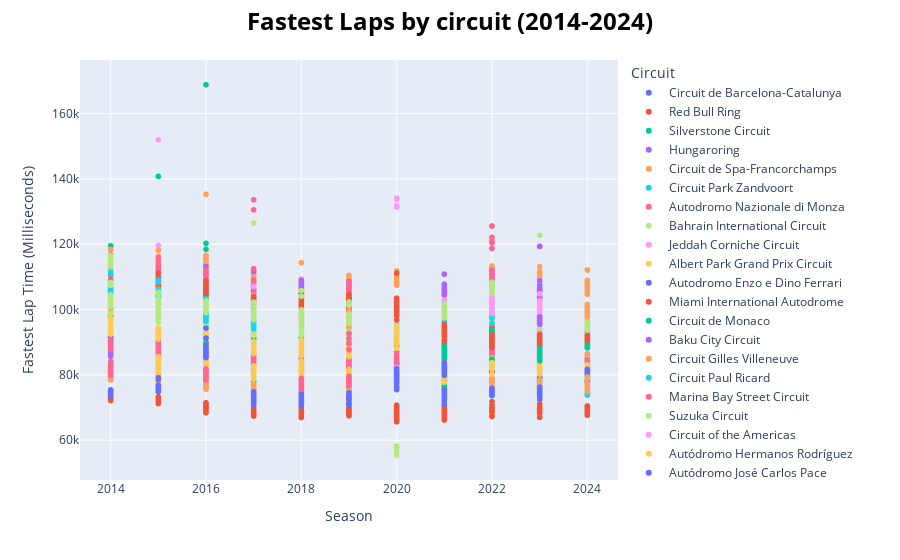

Write notebook code for a chart like this one.
### Markdown cell above
The above graph is good to give an idea of how fast the cars run. We can see that the cars are getting faster and that the Red Bull Ring is the one with the shortest lap of the calendar. 

In the graph below we can see the fastest lap by driver and filter by circuit using the legend.

### Code cell
# Filter data
From_Season = 2014
DF = ResultsDF[(ResultsDF["season"] >= From_Season)]

fig = px.scatter(DF, x='season', y='fastestlap.time.in_milliseconds',color='circuit.circuitname',hover_data=['constructor.name','driverid'])

# Update layout
fig.update_layout(xaxis_title="Season",
                  yaxis_title="Fastest Lap Time (Milliseconds)",
                  title_text=f"Fastest Laps by circuit (2014-2024)",
                  title_font=dict(size=24, color='black', weight='bold'), 
                  title_x=0.5,
                  legend_title="Circuit")

# Show the interactive plot
fig.show()

### Figure 1 — Plotly figure (JSON) as saved in the notebook; plotly's stock layout.template omitted (floating-point values rounded to 4 significant figures; data arrays with more than 128 entries replaced by an {"elided": "..."} marker saying what was removed)
{"data": [{"customdata": {"elided": "244x2 str values"}, "hovertemplate": "circuit.circuitname=Circuit de Barcelona-Catalunya<br>season=%{x}<br>fastestlap.time.in_milliseconds=%{y}<br>constructor.name=%{customdata[0]}<br>driverid=%{customdata[1]}<extra></extra>", "legendgroup": "Circuit de Barcelona-Catalunya", "marker": {"color": "#636efa", "symbol": "circle"}, "mode": "markers", "name": "Circuit de Barcelona-Catalunya", "showlegend": true, "type": "scattergl", "x": {"elided": "244 int values"}, "xaxis": "x", "y": {"elided": "244 int values"}, "yaxis": "y"}, {"customdata": {"elided": "284x2 str values"}, "hovertemplate": "circuit.circuitname=Red Bull Ring<br>season=%{x}<br>fastestlap.time.in_milliseconds=%{y}<br>constructor.name=%{customdata[0]}<br>driverid=%{customdata[1]}<extra></extra>", "legendgroup": "Red Bull Ring", "marker": {"color": "#EF553B", "symbol": "circle"}, "mode": "markers", "name": "Red Bull Ring", "showlegend": true, "type": "scattergl", "x": {"elided": "284 int values"}, "xaxis": "x", "y": {"elided": "284 int values"}, "yaxis": "y"}, {"customdata": {"elided": "264x2 str values"}, "hovertemplate": "circuit.circuitname=Silverstone Circuit<br>season=%{x}<br>fastestlap.time.in_milliseconds=%{y}<br>constructor.name=%{customdata[0]}<br>driverid=%{customdata[1]}<extra></extra>", "legendgroup": "Silverstone Circuit", "marker": {"color": "#00cc96", "symbol": "circle"}, "mode": "markers", "name": "Silverstone Circuit", "showlegend": true, "type": "scattergl", "x": {"elided": "264 int values"}, "xaxis": "x", "y": {"elided": "264 int values"}, "yaxis": "y"}, {"customdata": {"elided": "244x2 str values"}, "hovertemplate": "circuit.circuitname=Hungaroring<br>season=%{x}<br>fastestlap.time.in_milliseconds=%{y}<br>constructor.name=%{customdata[0]}<br>driverid=%{customdata[1]}<extra></extra>", "legendgroup": "Hungaroring", "marker": {"color": "#ab63fa", "symbol": "circle"}, "mode": "markers", "name": "Hungaroring", "showlegend": true, "type": "scattergl", "x": {"elided": "244 int values"}, "xaxis": "x", "y": {"elided": "244 int values"}, "yaxis": "y"}, {"customdata": {"elided": "244x2 str values"}, "hovertemplate": "circuit.circuitname=Circuit de Spa-Francorchamps<br>season=%{x}<br>fastestlap.time.in_milliseconds=%{y}<br>constructor.name=%{customdata[0]}<br>driverid=%{customdata[1]}<extra></extra>", "legendgroup": "Circuit de Spa-Francorchamps", "marker": {"color": "#FFA15A", "symbol": "circle"}, "mode": "markers", "name": "Circuit de Spa-Francorchamps", "showlegend": true, "type": "scattergl", "x": {"elided": "244 int values"}, "xaxis": "x", "y": {"elided": "244 int values"}, "yaxis": "y"}, {"customdata": {"elided": "100x2 str values"}, "hovertemplate": "circuit.circuitname=Circuit Park Zandvoort<br>season=%{x}<br>fastestlap.time.in_milliseconds=%{y}<br>constructor.name=%{customdata[0]}<br>driverid=%{customdata[1]}<extra></extra>", "legendgroup": "Circuit Park Zandvoort", "marker": {"color": "#19d3f3", "symbol": "circle"}, "mode": "markers", "name": "Circuit Park Zandvoort", "showlegend": true, "type": "scattergl", "x": [2024, 2024, 2024, 2024, 2024, 2024, 2024, 2024, 2024, 2024, 2024, 2024, 2024, 2024, 2024, 2024, 2024, 2024, 2024, 2024, 2022, 2022, 2022, 2022, 2022, 2022, 2022, 2022, 2022, 2022, 2022, 2022, 2022, 2022, 2022, 2022, 2022, 2022, 2022, 2022, 2023, 2023, 2023, 2023, 2023, 2023, 2023, 2023, 2023, 2023, 2023, 2023, 2023, 2023, 2023, 2023, 2023, 2023, 2023, 2023, 2024, 2024, 2024, 2024, 2024, 2024, 2024, 2024, 2024, 2024, 2024, 2024, 2024, 2024, 2024, 2024, 2024, 2024, 2024, 2024, 2021, 2021, 2021, 2021, 2021, 2021, 2021, 2021, 2021, 2021, 2021, 2021, 2021, 2021, 2021, 2021, 2021, 2021, 2021, 2021], "xaxis": "x", "y": [73817, 74752, 74585, 74237, 74117, 74587, 73927, 73878, 74855, 74758, 75657, 75222, 75255, 74434, 75390, 75539, 75552, 74954, 75822, 75724, 73652, 73671, 74413, 73854, 74404, 74144, 74706, 74643, 75084, 75043, 75165, 75534, 75233, 74862, 75369, 75940, 75577, 76066, 76844, 77138, 73889, 73837, 74441, 74231, 74934, 73904, 74390, 74468, 74299, 74570, 75171, 74472, 74820, 74698, 76253, 75489, 75124, 75417, 77277, 77399, 73817, 74752, 74585, 74237, 74117, 74587, 73927, 73878, 74855, 74758, 75657, 75222, 75255, 74434, 75390, 75539, 75552, 74954, 75822, 75724, 73275, 71097, 72549, 74818, 74780, 74323, 75260, 73461, 74675, 74236, 74920, 75611, 73958, 75125, 75442, 75790, 75628, 75927, 75783, 76066], "yaxis": "y"}, {"customdata": {"elided": "244x2 str values"}, "hovertemplate": "circuit.circuitname=Autodromo Nazionale di Monza<br>season=%{x}<br>fastestlap.time.in_milliseconds=%{y}<br>constructor.name=%{customdata[0]}<br>driverid=%{customdata[1]}<extra></extra>", "legendgroup": "Autodromo Nazionale di Monza", "marker": {"color": "#FF6692", "symbol": "circle"}, "mode": "markers", "name": "Autodromo Nazionale di Monza", "showlegend": true, "type": "scattergl", "x": {"elided": "244 int values"}, "xaxis": "x", "y": {"elided": "244 int values"}, "yaxis": "y"}, {"customdata": {"elided": "249x2 str values"}, "hovertemplate": "circuit.circuitname=Bahrain International Circuit<br>season=%{x}<br>fastestlap.time.in_milliseconds=%{y}<br>constructor.name=%{customdata[0]}<br>driverid=%{customdata[1]}<extra></extra>", "legendgroup": "Bahrain International Circuit", "marker": {"color": "#B6E880", "symbol": "circle"}, "mode": "markers", "name": "Bahrain International Circuit", "showlegend": true, "type": "scattergl", "x": {"elided": "249 int values"}, "xaxis": "x", "y": {"elided": "249 int values"}, "yaxis": "y"}, {"customdata": {"elided": "86x2 str values"}, "hovertemplate": "circuit.circuitname=Jeddah Corniche Circuit<br>season=%{x}<br>fastestlap.time.in_milliseconds=%{y}<br>constructor.name=%{customdata[0]}<br>driverid=%{customdata[1]}<extra></extra>", "legendgroup": "Jeddah Corniche Circuit", "marker": {"color": "#FF97FF", "symbol": "circle"}, "mode": "markers", "name": "Jeddah Corniche Circuit", "showlegend": true, "type": "scattergl", "x": [2022, 2022, 2022, 2022, 2022, 2022, 2022, 2022, 2022, 2022, 2022, 2022, 2022, 2022, 2022, 2022, 2022, 2022, 2022, 2022, 2023, 2023, 2023, 2023, 2023, 2023, 2023, 2023, 2023, 2023, 2023, 2023, 2023, 2023, 2023, 2023, 2023, 2023, 2023, 2023, 2024, 2024, 2024, 2024, 2024, 2024, 2024, 2024, 2024, 2024, 2024, 2024, 2024, 2024, 2024, 2024, 2024, 2024, 2024, 2024, 2021, 2021, 2021, 2021, 2021, 2021, 2021, 2021, 2021, 2021, 2021, 2021, 2021, 2021, 2021, 2021, 2021, 2021, 2021, 2021, 2022, 2022, 2022, 2022, 2022, 2022], "xaxis": "x", "y": [91772, 91634, 91905, 92042, 92821, 93103, 92753, 93468, 92779, 92997, 93924, 93651, 94446, 94368, 93979, 93831, 94487, 97530, null, null, 92188, 91906, 92240, 92433, 92941, 92822, 93056, 93222, 93392, 93374, 93931, 93780, 93894, 93609, 94287, 94469, 94122, 94384, 95567, 95140, 91773, 92273, 91632, 92310, 92387, 92254, 92186, 91944, 91746, 92366, 92307, 92338, 93481, 93523, 93026, 93323, 92706, 92208, 95560, null, 90734, 91488, 91408, 91797, 92716, 92297, 91601, 91851, 92865, 91914, 92804, 92751, 91633, 92506, 92778, 94030, 94138, 97043, 96130, 96043, 92821, 93924, 94368, 93979, 93831, 94487], "yaxis": "y"}, {"customdata": {"elided": "184x2 str values"}, "hovertemplate": "circuit.circuitname=Albert Park Grand Prix Circuit<br>season=%{x}<br>fastestlap.time.in_milliseconds=%{y}<br>constructor.name=%{customdata[0]}<br>driverid=%{customdata[1]}<extra></extra>", "legendgroup": "Albert Park Grand Prix Circuit", "marker": {"color": "#FECB52", "symbol": "circle"}, "mode": "markers", "name": "Albert Park Grand Prix Circuit", "showlegend": true, "type": "scattergl", "x": {"elided": "184 int values"}, "xaxis": "x", "y": {"elided": "184 int values"}, "yaxis": "y"}, {"customdata": {"elided": "80x2 str values"}, "hovertemplate": "circuit.circuitname=Autodromo Enzo e Dino Ferrari<br>season=%{x}<br>fastestlap.time.in_milliseconds=%{y}<br>constructor.name=%{customdata[0]}<br>driverid=%{customdata[1]}<extra></extra>", "legendgroup": "Autodromo Enzo e Dino Ferrari", "marker": {"color": "#636efa", "symbol": "circle"}, "mode": "markers", "name": "Autodromo Enzo e Dino Ferrari", "showlegend": true, "type": "scattergl", "x": [2022, 2022, 2022, 2022, 2022, 2022, 2022, 2022, 2022, 2022, 2022, 2022, 2022, 2022, 2022, 2022, 2022, 2022, 2022, 2022, 2024, 2024, 2024, 2024, 2024, 2024, 2024, 2024, 2024, 2024, 2024, 2024, 2024, 2024, 2024, 2024, 2024, 2024, 2024, 2024, 2020, 2020, 2020, 2020, 2020, 2020, 2020, 2020, 2020, 2020, 2020, 2020, 2020, 2020, 2020, 2020, 2020, 2020, 2020, 2020, 2021, 2021, 2021, 2021, 2021, 2021, 2021, 2021, 2021, 2021, 2021, 2021, 2021, 2021, 2021, 2021, 2021, 2021, 2021, 2021], "xaxis": "x", "y": [78446, 78949, 80903, 80962, 80758, 78574, 80544, 81211, 81238, 81750, 81757, 81713, 81419, 81887, 81286, 81338, 78999, 81577, 99685, null, 80366, 79994, 79935, 79907, 80220, 80331, 78589, 79686, 80570, 80936, 81700, 81009, 81569, 81304, 81016, 81371, 81229, 81455, 79004, 81274, 75484, 75902, 77552, 77666, 78173, 78084, 78118, 78069, 78088, 78794, 78719, 77767, 78360, 78822, 76177, 78811, 77637, 79273, 79606, 80403, 77524, 76702, 78259, 78379, 78490, 79341, 78994, 78782, 79422, 79417, 79396, 78334, 78353, 79470, 79074, 79193, 80402, 88485, 86543, null], "yaxis": "y"}, {"customdata": [["Red Bull", "max_verstappen"], ["Ferrari", "leclerc"], ["Ferrari", "sainz"], ["Red Bull", "perez"], ["Mercedes", "russell"], ["Mercedes", "hamilton"], ["Alfa Romeo", "bottas"], ["Alpine F1 Team", "ocon"], ["Williams", "albon"], ["Aston Martin", "stroll"], ["Alpine F1 Team", "alonso"], ["AlphaTauri", "tsunoda"], ["McLaren", "ricciardo"], ["Williams", "latifi"], ["Haas F1 Team", "mick_schumacher"], ["Haas F1 Team", "kevin_magnussen"], ["Aston Martin", "vettel"], ["AlphaTauri", "gasly"], ["McLaren", "norris"], ["Alfa Romeo", "zhou"], ["Red Bull", "max_verstappen"], ["Red Bull", "perez"], ["Aston Martin", "alonso"], ["Mercedes", "russell"], ["Ferrari", "sainz"], ["Mercedes", "hamilton"], ["Ferrari", "leclerc"], ["Alpine F1 Team", "gasly"], ["Alpine F1 Team", "ocon"], ["Haas F1 Team", "kevin_magnussen"], ["AlphaTauri", "tsunoda"], ["Aston Martin", "stroll"], ["Alfa Romeo", "bottas"], ["Williams", "albon"], ["Haas F1 Team", "hulkenberg"], ["Alfa Romeo", "zhou"], ["McLaren", "norris"], ["AlphaTauri", "de_vries"], ["McLaren", "piastri"], ["Williams", "sargeant"], ["McLaren", "norris"], ["Red Bull", "max_verstappen"], ["Ferrari", "leclerc"], ["Red Bull", "perez"], ["Ferrari", "sainz"], ["Mercedes", "hamilton"], ["RB F1 Team", "tsunoda"], ["Mercedes", "russell"], ["Aston Martin", "alonso"], ["Alpine F1 Team", "ocon"], ["Haas F1 Team", "hulkenberg"], ["Alpine F1 Team", "gasly"], ["McLaren", "piastri"], ["Sauber", "zhou"], ["RB F1 Team", "ricciardo"], ["Sauber", "bottas"], ["Aston Martin", "stroll"], ["Williams", "albon"], ["Haas F1 Team", "kevin_magnussen"], ["Williams", "sargeant"]], "hovertemplate": "circuit.circuitname=Miami International Autodrome<br>season=%{x}<br>fastestlap.time.in_milliseconds=%{y}<br>constructor.name=%{customdata[0]}<br>driverid=%{customdata[1]}<extra></extra>", "legendgroup": "Miami International Autodrome", "marker": {"color": "#EF553B", "symbol": "circle"}, "mode": "markers", "name": "Miami International Autodrome", "showlegend": true, "type": "scattergl", "x": [2022, 2022, 2022, 2022, 2022, 2022, 2022, 2022, 2022, 2022, 2022, 2022, 2022, 2022, 2022, 2022, 2022, 2022, 2022, 2022, 2023, 2023, 2023, 2023, 2023, 2023, 2023, 2023, 2023, 2023, 2023, 2023, 2023, 2023, 2023, 2023, 2023, 2023, 2023, 2023, 2024, 2024, 2024, 2024, 2024, 2024, 2024, 2024, 2024, 2024, 2024, 2024, 2024, 2024, 2024, 2024, 2024, 2024, 2024, 2024], "xaxis": "x", "y": [91361, 91488, 91790, 91819, 92195, 92941, 93184, 93163, 93447, 93312, 93331, 93035, 93265, 94169, 92528, 93511, 93479, 94487, 93411, 95731, 89708, 90560, 90519, 91015, 91362, 90669, 91434, 91971, 91143, 91691, 91038, 90862, 91838, 91852, 90901, 91736, 92401, 91562, 92006, 92384, 90980, 91261, 91084, 90855, 90928, 91233, 91682, 91921, 91727, 92037, 91941, 92055, 90634, 91991, 92122, 92098, 91588, 90849, 91774, 93452], "yaxis": "y"}, {"customdata": {"elided": "204x2 str values"}, "hovertemplate": "circuit.circuitname=Circuit de Monaco<br>season=%{x}<br>fastestlap.time.in_milliseconds=%{y}<br>constructor.name=%{customdata[0]}<br>driverid=%{customdata[1]}<extra></extra>", "legendgroup": "Circuit de Monaco", "marker": {"color": "#00cc96", "symbol": "circle"}, "mode": "markers", "name": "Circuit de Monaco", "showlegend": true, "type": "scattergl", "x": {"elided": "204 int values"}, "xaxis": "x", "y": {"elided": "204 int values"}, "yaxis": "y"}, {"customdata": {"elided": "142x2 str values"}, "hovertemplate": "circuit.circuitname=Baku City Circuit<br>season=%{x}<br>fastestlap.time.in_milliseconds=%{y}<br>constructor.name=%{customdata[0]}<br>driverid=%{customdata[1]}<extra></extra>", "legendgroup": "Baku City Circuit", "marker": {"color": "#ab63fa", "symbol": "circle"}, "mode": "markers", "name": "Baku City Circuit", "showlegend": true, "type": "scattergl", "x": {"elided": "142 int values"}, "xaxis": "x", "y": {"elided": "142 int values"}, "yaxis": "y"}, {"customdata": {"elided": "184x2 str values"}, "hovertemplate": "circuit.circuitname=Circuit Gilles Villeneuve<br>season=%{x}<br>fastestlap.time.in_milliseconds=%{y}<br>constructor.name=%{customdata[0]}<br>driverid=%{customdata[1]}<extra></extra>", "legendgroup": "Circuit Gilles Villeneuve", "marker": {"color": "#FFA15A", "symbol": "circle"}, "mode": "markers", "name": "Circuit Gilles Villeneuve", "showlegend": true, "type": "scattergl", "x": {"elided": "184 int values"}, "xaxis": "x", "y": {"elided": "184 int values"}, "yaxis": "y"}, {"customdata": {"elided": "80x2 str values"}, "hovertemplate": "circuit.circuitname=Circuit Paul Ricard<br>season=%{x}<br>fastestlap.time.in_milliseconds=%{y}<br>constructor.name=%{customdata[0]}<br>driverid=%{customdata[1]}<extra></extra>", "legendgroup": "Circuit Paul Ricard", "marker": {"color": "#19d3f3", "symbol": "circle"}, "mode": "markers", "name": "Circuit Paul Ricard", "showlegend": true, "type": "scattergl", "x": [2022, 2022, 2022, 2022, 2022, 2022, 2022, 2022, 2022, 2022, 2022, 2022, 2022, 2022, 2022, 2022, 2022, 2022, 2022, 2022, 2018, 2018, 2018, 2018, 2018, 2018, 2018, 2018, 2018, 2018, 2018, 2018, 2018, 2018, 2018, 2018, 2018, 2018, 2018, 2018, 2019, 2019, 2019, 2019, 2019, 2019, 2019, 2019, 2019, 2019, 2019, 2019, 2019, 2019, 2019, 2019, 2019, 2019, 2019, 2019, 2021, 2021, 2021, 2021, 2021, 2021, 2021, 2021, 2021, 2021, 2021, 2021, 2021, 2021, 2021, 2021, 2021, 2021, 2021, 2021], "xaxis": "x", "y": [97491, 97668, 97548, 97780, 95781, 98160, 99037, 98684, 99133, 99185, 99044, 98786, 99199, 97963, 99068, 99368, 99650, 99265, 98088, 100216, 94509, 94275, 94398, 95382, 94485, 95425, 94225, 95638, 95873, 95977, 95695, 96675, 96494, 96839, 98300, 95133, 98319, 98319, null, null, 92764, 93586, 93828, 94162, 92740, 94561, 94873, 94950, 94754, 95197, 95150, 95014, 94924, 95225, 95029, 95115, 95692, 96608, 95830, 95691, 96404, 97410, 96693, 96960, 97425, 98324, 98103, 97646, 97138, 97828, 98931, 98314, 98980, 98645, 98702, 97681, 97992, 98313, 98847, 99317], "yaxis": "y"}, {"customdata": {"elided": "164x2 str values"}, "hovertemplate": "circuit.circuitname=Marina Bay Street Circuit<br>season=%{x}<br>fastestlap.time.in_milliseconds=%{y}<br>constructor.name=%{customdata[0]}<br>driverid=%{customdata[1]}<extra></extra>", "legendgroup": "Marina Bay Street Circuit", "marker": {"color": "#FF6692", "symbol": "circle"}, "mode": "markers", "name": "Marina Bay Street Circuit", "showlegend": true, "type": "scattergl", "x": {"elided": "164 int values"}, "xaxis": "x", "y": {"elided": "164 int values"}, "yaxis": "y"}, {"customdata": {"elided": "184x2 str values"}, "hovertemplate": "circuit.circuitname=Suzuka Circuit<br>season=%{x}<br>fastestlap.time.in_milliseconds=%{y}<br>constructor.name=%{customdata[0]}<br>driverid=%{customdata[1]}<extra></extra>", "legendgroup": "Suzuka Circuit", "marker": {"color": "#B6E880", "symbol": "circle"}, "mode": "markers", "name": "Suzuka Circuit", "showlegend": true, "type": "scattergl", "x": {"elided": "184 int values"}, "xaxis": "x", "y": {"elided": "184 int values"}, "yaxis": "y"}, {"customdata": {"elided": "180x2 str values"}, "hovertemplate": "circuit.circuitname=Circuit of the Americas<br>season=%{x}<br>fastestlap.time.in_milliseconds=%{y}<br>constructor.name=%{customdata[0]}<br>driverid=%{customdata[1]}<extra></extra>", "legendgroup": "Circuit of the Americas", "marker": {"color": "#FF97FF", "symbol": "circle"}, "mode": "markers", "name": "Circuit of the Americas", "showlegend": true, "type": "scattergl", "x": {"elided": "180 int values"}, "xaxis": "x", "y": {"elided": "180 int values"}, "yaxis": "y"}, {"customdata": {"elided": "162x2 str values"}, "hovertemplate": "circuit.circuitname=Autódromo Hermanos Rodríguez<br>season=%{x}<br>fastestlap.time.in_milliseconds=%{y}<br>constructor.name=%{customdata[0]}<br>driverid=%{customdata[1]}<extra></extra>", "legendgroup": "Autódromo Hermanos Rodríguez", "marker": {"color": "#FECB52", "symbol": "circle"}, "mode": "markers", "name": "Autódromo Hermanos Rodríguez", "showlegend": true, "type": "scattergl", "x": {"elided": "162 int values"}, "xaxis": "x", "y": {"elided": "162 int values"}, "yaxis": "y"}, {"customdata": {"elided": "180x2 str values"}, "hovertemplate": "circuit.circuitname=Autódromo José Carlos Pace<br>season=%{x}<br>fastestlap.time.in_milliseconds=%{y}<br>constructor.name=%{customdata[0]}<br>driverid=%{customdata[1]}<extra></extra>", "legendgroup": "Autódromo José Carlos Pace", "marker": {"color": "#636efa", "symbol": "circle"}, "mode": "markers", "name": "Autódromo José Carlos Pace", "showlegend": true, "type": "scattergl", "x": {"elided": "180 int values"}, "xaxis": "x", "y": {"elided": "180 int values"}, "yaxis": "y"}, {"customdata": {"elided": "202x2 str values"}, "hovertemplate": "circuit.circuitname=Yas Marina Circuit<br>season=%{x}<br>fastestlap.time.in_milliseconds=%{y}<br>constructor.name=%{customdata[0]}<br>driverid=%{customdata[1]}<extra></extra>", "legendgroup": "Yas Marina Circuit", "marker": {"color": "#EF553B", "symbol": "circle"}, "mode": "markers", "name": "Yas Marina Circuit", "showlegend": true, "type": "scattergl", "x": {"elided": "202 int values"}, "xaxis": "x", "y": {"elided": "202 int values"}, "yaxis": "y"}, {"customdata": [["Red Bull", "max_verstappen"], ["McLaren", "piastri"], ["McLaren", "norris"], ["Mercedes", "russell"], ["Ferrari", "leclerc"], ["Aston Martin", "alonso"], ["Alpine F1 Team", "ocon"], ["Alfa Romeo", "bottas"], ["Alfa Romeo", "zhou"], ["Red Bull", "perez"], ["Aston Martin", "stroll"], ["Alpine F1 Team", "gasly"], ["Williams", "albon"], ["Haas F1 Team", "kevin_magnussen"], ["AlphaTauri", "tsunoda"], ["Haas F1 Team", "hulkenberg"], ["AlphaTauri", "lawson"], ["Williams", "sargeant"], ["Mercedes", "hamilton"], ["Ferrari", "sainz"], ["Mercedes", "hamilton"], ["Red Bull", "max_verstappen"], ["Alpine F1 Team", "alonso"], ["Red Bull", "perez"], ["Alpine F1 Team", "ocon"], ["Aston Martin", "stroll"], ["Ferrari", "sainz"], ["Ferrari", "leclerc"], ["McLaren", "norris"], ["Aston Martin", "vettel"], ["AlphaTauri", "gasly"], ["McLaren", "ricciardo"], ["AlphaTauri", "tsunoda"], ["Alfa Romeo", "raikkonen"], ["Alfa Romeo", "giovinazzi"], ["Haas F1 Team", "mick_schumacher"], ["Williams", "russell"], ["Haas F1 Team", "mazepin"], ["Williams", "latifi"], ["Mercedes", "bottas"]], "hovertemplate": "circuit.circuitname=Losail International Circuit<br>season=%{x}<br>fastestlap.time.in_milliseconds=%{y}<br>constructor.name=%{customdata[0]}<br>driverid=%{customdata[1]}<extra></extra>", "legendgroup": "Losail International Circuit", "marker": {"color": "#00cc96", "symbol": "circle"}, "mode": "markers", "name": "Losail International Circuit", "showlegend": true, "type": "scattergl", "x": [2023, 2023, 2023, 2023, 2023, 2023, 2023, 2023, 2023, 2023, 2023, 2023, 2023, 2023, 2023, 2023, 2023, 2023, 2023, 2023, 2021, 2021, 2021, 2021, 2021, 2021, 2021, 2021, 2021, 2021, 2021, 2021, 2021, 2021, 2021, 2021, 2021, 2021, 2021, 2021], "xaxis": "x", "y": [84319, 84921, 84842, 85770, 84992, 86045, 86450, 86652, 86323, 86220, 86352, 86310, 86666, 87067, 87174, 86489, 87113, 87983, null, null, 85084, 83196, 86682, 85613, 87061, 87356, 86570, 86555, 85746, 86434, 87019, 87198, 87043, 86358, 87823, 88412, 85768, 87340, 88732, 87246], "yaxis": "y"}, {"customdata": [["Red Bull", "max_verstappen"], ["Ferrari", "leclerc"], ["Red Bull", "perez"], ["Alpine F1 Team", "ocon"], ["Aston Martin", "stroll"], ["Ferrari", "sainz"], ["Mercedes", "hamilton"], ["Mercedes", "russell"], ["Aston Martin", "alonso"], ["McLaren", "piastri"], ["Alpine F1 Team", "gasly"], ["Williams", "albon"], ["Haas F1 Team", "kevin_magnussen"], ["AlphaTauri", "ricciardo"], ["Alfa Romeo", "zhou"], ["Williams", "sargeant"], ["Alfa Romeo", "bottas"], ["AlphaTauri", "tsunoda"], ["Haas F1 Team", "hulkenberg"], ["McLaren", "norris"]], "hovertemplate": "circuit.circuitname=Las Vegas Strip Street Circuit<br>season=%{x}<br>fastestlap.time.in_milliseconds=%{y}<br>constructor.name=%{customdata[0]}<br>driverid=%{customdata[1]}<extra></extra>", "legendgroup": "Las Vegas Strip Street Circuit", "marker": {"color": "#ab63fa", "symbol": "circle"}, "mode": "markers", "name": "Las Vegas Strip Street Circuit", "showlegend": true, "type": "scattergl", "x": [2023, 2023, 2023, 2023, 2023, 2023, 2023, 2023, 2023, 2023, 2023, 2023, 2023, 2023, 2023, 2023, 2023, 2023, 2023, 2023], "xaxis": "x", "y": [95614, 95669, 95939, 96637, 96584, 95984, 95716, 96071, 96559, 95490, 96913, 97357, 97455, 97108, 97375, 97740, 97562, 97587, 97565, 119327], "yaxis": "y"}, {"customdata": {"elided": "144x2 str values"}, "hovertemplate": "circuit.circuitname=Shanghai International Circuit<br>season=%{x}<br>fastestlap.time.in_milliseconds=%{y}<br>constructor.name=%{customdata[0]}<br>driverid=%{customdata[1]}<extra></extra>", "legendgroup": "Shanghai International Circuit", "marker": {"color": "#FFA15A", "symbol": "circle"}, "mode": "markers", "name": "Shanghai International Circuit", "showlegend": true, "type": "scattergl", "x": {"elided": "144 int values"}, "xaxis": "x", "y": {"elided": "144 int values"}, "yaxis": "y"}, {"customdata": {"elided": "84x2 str values"}, "hovertemplate": "circuit.circuitname=Sepang International Circuit<br>season=%{x}<br>fastestlap.time.in_milliseconds=%{y}<br>constructor.name=%{customdata[0]}<br>driverid=%{customdata[1]}<extra></extra>", "legendgroup": "Sepang International Circuit", "marker": {"color": "#19d3f3", "symbol": "circle"}, "mode": "markers", "name": "Sepang International Circuit", "showlegend": true, "type": "scattergl", "x": [2014, 2014, 2014, 2014, 2014, 2014, 2014, 2014, 2014, 2014, 2014, 2014, 2014, 2014, 2014, 2014, 2014, 2014, 2014, 2014, 2014, 2014, 2015, 2015, 2015, 2015, 2015, 2015, 2015, 2015, 2015, 2015, 2015, 2015, 2015, 2015, 2015, 2015, 2015, 2015, 2015, 2015, 2016, 2016, 2016, 2016, 2016, 2016, 2016, 2016, 2016, 2016, 2016, 2016, 2016, 2016, 2016, 2016, 2016, 2016, 2016, 2016, 2016, 2016, 2017, 2017, 2017, 2017, 2017, 2017, 2017, 2017, 2017, 2017, 2017, 2017, 2017, 2017, 2017, 2017, 2017, 2017, 2017, 2017], "xaxis": "x", "y": [103066, 103960, 104289, 104165, 105982, 106039, 104897, 105475, 105373, 106695, 106224, 105129, 107753, 107500, 108249, 104675, 107782, 108040, 108527, 111473, 110929, null, 103648, 103125, 102062, 104124, 104088, 103990, 104579, 105507, 104514, 105312, 104812, 103902, 105345, 104822, 109040, 105070, 106056, 108460, 108760, null, 97449, 97376, 96424, 97466, 99199, 99328, 98291, 97793, 98740, 99350, 99243, 99781, 99920, 99798, 99653, 101467, 100490, 98595, 101775, 103379, 102142, null, 94467, 94452, 94770, 94080, 95284, 95591, 95931, 96627, 96944, 97075, 96501, 97192, 95796, 97170, 97186, 94266, 96395, 96630, 98123, null], "yaxis": "y"}, {"customdata": {"elided": "84x2 str values"}, "hovertemplate": "circuit.circuitname=Hockenheimring<br>season=%{x}<br>fastestlap.time.in_milliseconds=%{y}<br>constructor.name=%{customdata[0]}<br>driverid=%{customdata[1]}<extra></extra>", "legendgroup": "Hockenheimring", "marker": {"color": "#FF6692", "symbol": "circle"}, "mode": "markers", "name": "Hockenheimring", "showlegend": true, "type": "scattergl", "x": [2014, 2014, 2014, 2014, 2014, 2014, 2014, 2014, 2014, 2014, 2014, 2014, 2014, 2014, 2014, 2014, 2014, 2014, 2014, 2014, 2014, 2014, 2016, 2016, 2016, 2016, 2016, 2016, 2016, 2016, 2016, 2016, 2016, 2016, 2016, 2016, 2016, 2016, 2016, 2016, 2016, 2016, 2016, 2016, 2018, 2018, 2018, 2018, 2018, 2018, 2018, 2018, 2018, 2018, 2018, 2018, 2018, 2018, 2018, 2018, 2018, 2018, 2018, 2018, 2019, 2019, 2019, 2019, 2019, 2019, 2019, 2019, 2019, 2019, 2019, 2019, 2019, 2019, 2019, 2019, 2019, 2019, 2019, 2019], "xaxis": "x", "y": [81298, 81494, 79908, 81545, 80548, 80846, 82098, 81346, 80224, 80752, 81338, 82305, 81876, 82008, 82522, 82866, 83035, 83230, 82529, 82179, 84137, null, 78746, 78442, 78910, 79122, 78710, 79572, 80056, 79781, 80442, 79606, 79883, 80132, 80250, 79957, 79585, 81649, 80710, 81212, 81127, 81845, 81420, 81476, 75545, 75721, 75990, 75852, 77910, 76716, 77867, 77941, 77745, 77681, 77697, 77430, 77537, 77762, 77852, 77741, 78861, 77290, 78934, 78262, 76645, 76794, 77708, 77831, 77841, 77850, 77746, 77507, 78811, 79062, 77485, 79563, 79300, 77495, 78272, 89576, 87697, 91081, 92654, null], "yaxis": "y"}, {"customdata": {"elided": "163x2 str values"}, "hovertemplate": "circuit.circuitname=Sochi Autodrom<br>season=%{x}<br>fastestlap.time.in_milliseconds=%{y}<br>constructor.name=%{customdata[0]}<br>driverid=%{customdata[1]}<extra></extra>", "legendgroup": "Sochi Autodrom", "marker": {"color": "#B6E880", "symbol": "circle"}, "mode": "markers", "name": "Sochi Autodrom", "showlegend": true, "type": "scattergl", "x": {"elided": "163 int values"}, "xaxis": "x", "y": {"elided": "163 int values"}, "yaxis": "y"}, {"customdata": [["Mercedes", "hamilton"], ["Mercedes", "bottas"], ["Red Bull", "albon"], ["Renault", "ricciardo"], ["Racing Point", "perez"], ["McLaren", "norris"], ["AlphaTauri", "kvyat"], ["Ferrari", "leclerc"], ["Alfa Romeo", "raikkonen"], ["Ferrari", "vettel"], ["Williams", "russell"], ["Haas F1 Team", "grosjean"], ["Racing Point", "stroll"], ["Renault", "ocon"], ["Williams", "latifi"], ["Haas F1 Team", "kevin_magnussen"], ["Alfa Romeo", "giovinazzi"], ["McLaren", "sainz"], ["Red Bull", "max_verstappen"], ["AlphaTauri", "gasly"]], "hovertemplate": "circuit.circuitname=Autodromo Internazionale del Mugello<br>season=%{x}<br>fastestlap.time.in_milliseconds=%{y}<br>constructor.name=%{customdata[0]}<br>driverid=%{customdata[1]}<extra></extra>", "legendgroup": "Autodromo Internazionale del Mugello", "marker": {"color": "#FF97FF", "symbol": "circle"}, "mode": "markers", "name": "Autodromo Internazionale del Mugello", "showlegend": true, "type": "scattergl", "x": [2020, 2020, 2020, 2020, 2020, 2020, 2020, 2020, 2020, 2020, 2020, 2020, 2020, 2020, 2020, 2020, 2020, 2020, 2020, 2020], "xaxis": "x", "y": [78833, 79432, 80039, 80426, 80632, 81198, 81458, 81229, 81164, 81202, 81645, 82263, 82068, 131793, 131365, 133812, 133809, 134103, null, null], "yaxis": "y"}, {"customdata": [["Mercedes", "hamilton"], ["Red Bull", "max_verstappen"], ["Renault", "ricciardo"], ["Racing Point", "perez"], ["McLaren", "sainz"], ["AlphaTauri", "gasly"], ["Ferrari", "leclerc"], ["Racing Point", "hulkenberg"], ["Haas F1 Team", "grosjean"], ["Alfa Romeo", "giovinazzi"], ["Ferrari", "vettel"], ["Alfa Romeo", "raikkonen"], ["Haas F1 Team", "kevin_magnussen"], ["Williams", "latifi"], ["AlphaTauri", "kvyat"], ["McLaren", "norris"], ["Red Bull", "albon"], ["Renault", "ocon"], ["Mercedes", "bottas"], ["Williams", "russell"]], "hovertemplate": "circuit.circuitname=Nürburgring<br>season=%{x}<br>fastestlap.time.in_milliseconds=%{y}<br>constructor.name=%{customdata[0]}<br>driverid=%{customdata[1]}<extra></extra>", "legendgroup": "Nürburgring", "marker": {"color": "#FECB52", "symbol": "circle"}, "mode": "markers", "name": "Nürburgring", "showlegend": true, "type": "scattergl", "x": [2020, 2020, 2020, 2020, 2020, 2020, 2020, 2020, 2020, 2020, 2020, 2020, 2020, 2020, 2020, 2020, 2020, 2020, 2020, 2020], "xaxis": "x", "y": [88145, 88139, 89584, 89700, 90129, 90110, 90712, 90733, 91562, 90909, 90408, 90512, 90456, 91377, 92214, 92328, 92330, 93189, 91884, 94526], "yaxis": "y"}, {"customdata": [["Mercedes", "hamilton"], ["Mercedes", "bottas"], ["Red Bull", "max_verstappen"], ["Ferrari", "leclerc"], ["AlphaTauri", "gasly"], ["McLaren", "sainz"], ["Racing Point", "perez"], ["Renault", "ocon"], ["Renault", "ricciardo"], ["Ferrari", "vettel"], ["Alfa Romeo", "raikkonen"], ["Red Bull", "albon"], ["McLaren", "norris"], ["Williams", "russell"], ["Alfa Romeo", "giovinazzi"], ["Haas F1 Team", "kevin_magnussen"], ["Haas F1 Team", "grosjean"], ["Williams", "latifi"], ["AlphaTauri", "kvyat"], ["Racing Point", "stroll"], ["Mercedes", "hamilton"], ["Red Bull", "max_verstappen"], ["Mercedes", "bottas"], ["Red Bull", "perez"], ["McLaren", "norris"], ["Ferrari", "leclerc"], ["Alpine F1 Team", "ocon"], ["Alpine F1 Team", "alonso"], ["McLaren", "ricciardo"], ["AlphaTauri", "gasly"], ["Ferrari", "sainz"], ["Alfa Romeo", "giovinazzi"], ["Aston Martin", "vettel"], ["Aston Martin", "stroll"], ["AlphaTauri", "tsunoda"], ["Williams", "russell"], ["Haas F1 Team", "mick_schumacher"], ["Williams", "latifi"], ["Haas F1 Team", "mazepin"], ["Alfa Romeo", "raikkonen"]], "hovertemplate": "circuit.circuitname=Autódromo Internacional do Algarve<br>season=%{x}<br>fastestlap.time.in_milliseconds=%{y}<br>constructor.name=%{customdata[0]}<br>driverid=%{customdata[1]}<extra></extra>", "legendgroup": "Autódromo Internacional do Algarve", "marker": {"color": "#636efa", "symbol": "circle"}, "mode": "markers", "name": "Autódromo Internacional do Algarve", "showlegend": true, "type": "scattergl", "x": [2020, 2020, 2020, 2020, 2020, 2020, 2020, 2020, 2020, 2020, 2020, 2020, 2020, 2020, 2020, 2020, 2020, 2020, 2020, 2020, 2021, 2021, 2021, 2021, 2021, 2021, 2021, 2021, 2021, 2021, 2021, 2021, 2021, 2021, 2021, 2021, 2021, 2021, 2021, 2021], "xaxis": "x", "y": [78750, 79345, 79854, 80408, 80551, 80268, 80802, 80859, 80906, 80731, 81058, 79890, 79360, 80882, 81893, 81460, 81664, 81859, 80449, 81694, 80933, 80695, 79865, 80643, 81696, 81496, 81886, 81032, 81987, 82014, 82325, 82167, 82416, 81970, 82058, 82654, 82755, 83155, 83641, null], "yaxis": "y"}, {"customdata": [["Mercedes", "hamilton"], ["Racing Point", "perez"], ["Ferrari", "vettel"], ["Ferrari", "leclerc"], ["McLaren", "sainz"], ["Red Bull", "max_verstappen"], ["Red Bull", "albon"], ["McLaren", "norris"], ["Racing Point", "stroll"], ["Renault", "ricciardo"], ["Renault", "ocon"], ["AlphaTauri", "kvyat"], ["AlphaTauri", "gasly"], ["Mercedes", "bottas"], ["Alfa Romeo", "raikkonen"], ["Williams", "russell"], ["Haas F1 Team", "kevin_magnussen"], ["Haas F1 Team", "grosjean"], ["Williams", "latifi"], ["Alfa Romeo", "giovinazzi"], ["Mercedes", "bottas"], ["Red Bull", "max_verstappen"], ["Red Bull", "perez"], ["Ferrari", "leclerc"], ["Mercedes", "hamilton"], ["AlphaTauri", "gasly"], ["McLaren", "norris"], ["Ferrari", "sainz"], ["Aston Martin", "stroll"], ["Alpine F1 Team", "ocon"], ["Alfa Romeo", "giovinazzi"], ["Alfa Romeo", "raikkonen"], ["McLaren", "ricciardo"], ["AlphaTauri", "tsunoda"], ["Williams", "russell"], ["Alpine F1 Team", "alonso"], ["Williams", "latifi"], ["Aston Martin", "vettel"], ["Haas F1 Team", "mick_schumacher"], ["Haas F1 Team", "mazepin"]], "hovertemplate": "circuit.circuitname=Istanbul Park<br>season=%{x}<br>fastestlap.time.in_milliseconds=%{y}<br>constructor.name=%{customdata[0]}<br>driverid=%{customdata[1]}<extra></extra>", "legendgroup": "Istanbul Park", "marker": {"color": "#EF553B", "symbol": "circle"}, "mode": "markers", "name": "Istanbul Park", "showlegend": true, "type": "scattergl", "x": [2020, 2020, 2020, 2020, 2020, 2020, 2020, 2020, 2020, 2020, 2020, 2020, 2020, 2020, 2020, 2020, 2020, 2020, 2020, 2020, 2021, 2021, 2021, 2021, 2021, 2021, 2021, 2021, 2021, 2021, 2021, 2021, 2021, 2021, 2021, 2021, 2021, 2021, 2021, 2021], "xaxis": "x", "y": [99413, 100392, 99662, 99961, 98754, 98431, 99099, 96806, 99921, 100677, 101006, 101019, 99586, 98193, 99743, 100814, 100948, 103281, 103495, 111122, 90432, 92759, 92459, 92737, 92763, 92814, 92446, 91921, 92608, 94584, 92904, 92586, 93255, 92844, 93399, 93252, 93672, 92730, 94209, 95438], "yaxis": "y"}], "layout": {"legend": {"title": {"text": "Circuit"}, "tracegroupgap": 0}, "margin": {"t": 60}, "title": {"font": {"color": "black", "size": 24, "weight": "bold"}, "text": "Fastest Laps by circuit (2014-2024)", "x": 0.5}, "xaxis": {"anchor": "y", "domain": [0, 1], "title": {"text": "Season"}}, "yaxis": {"anchor": "x", "domain": [0, 1], "title": {"text": "Fastest Lap Time (Milliseconds)"}}}}
